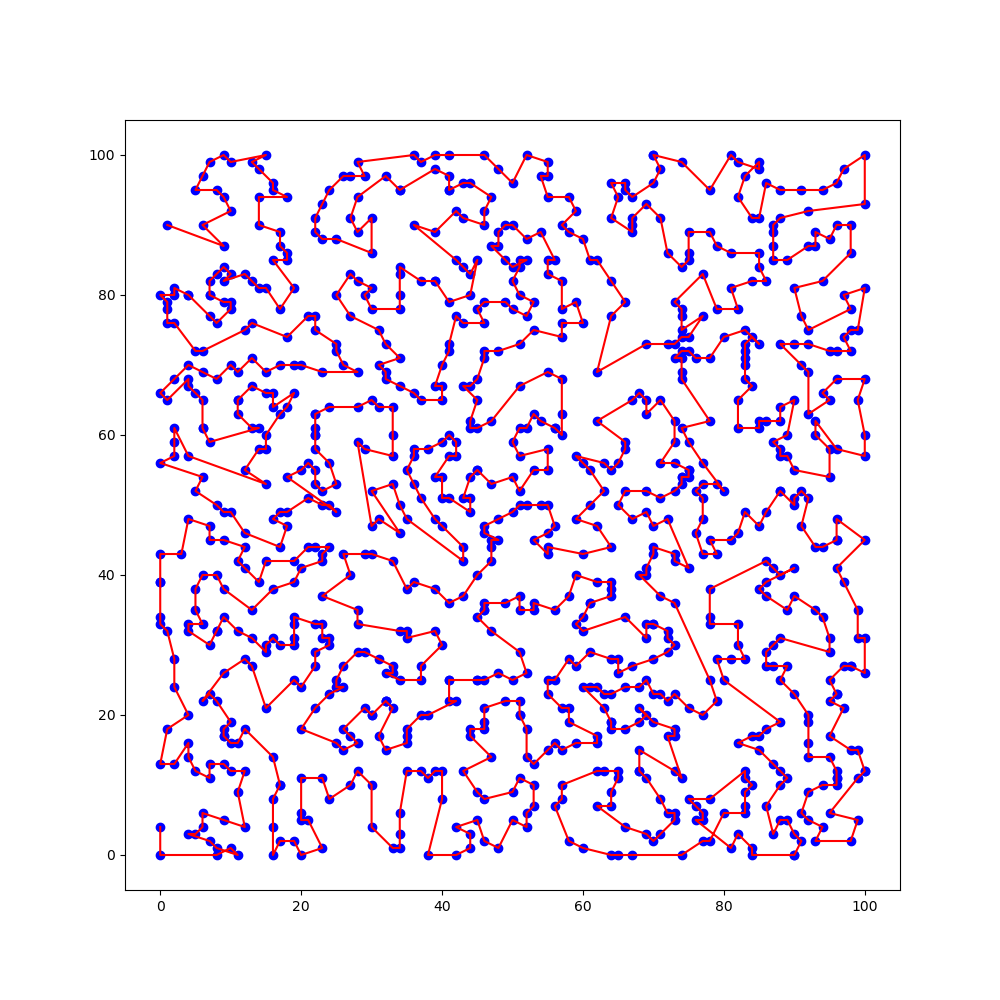

Reproduce this figure in Python.
import random
import matplotlib.pyplot as plt
from scipy.spatial import distance
import tkinter as tk
import tsp_solver.greedy as greedy

# 生成100个随机点
random_points = [(random.randint(0, 100), random.randint(0, 100)) for _ in range(1000)]

# 添加起点和终点
points = [(100, 100)] + random_points + [(0, 0)]

# 计算点之间的距离矩阵
distances = distance.cdist(points, points, 'euclidean')

# 使用贪心算法求解TSP问题
path = greedy.solve_tsp(distances)

# 绘制最短路径
plt.figure(figsize=(10, 10))
plt.scatter(*zip(*points), color='blue')
plt.plot(*zip(*[points[i] for i in path]), color='red')
plt.show()

# 使用tkinter展示GUI
root = tk.Tk()
root.title("无人机最短路径")

canvas = tk.Canvas(root, width=1000, height=1000)
canvas.pack()

# 将坐标映射到画布上
def map_to_canvas(x, y):
    return x * 10, 1000 - y * 10

# 绘制点
for point in points:
    canvas.create_oval(map_to_canvas(point[0], point[1]), map_to_canvas(point[0]+1, point[1]+1), fill='blue')

# 绘制路径
for i in range(len(path)-1):
    canvas.create_line(map_to_canvas(points[path[i]][0], points[path[i]][1]),
                       map_to_canvas(points[path[i+1]][0], points[path[i+1]][1]), fill='red')

root.mainloop()
